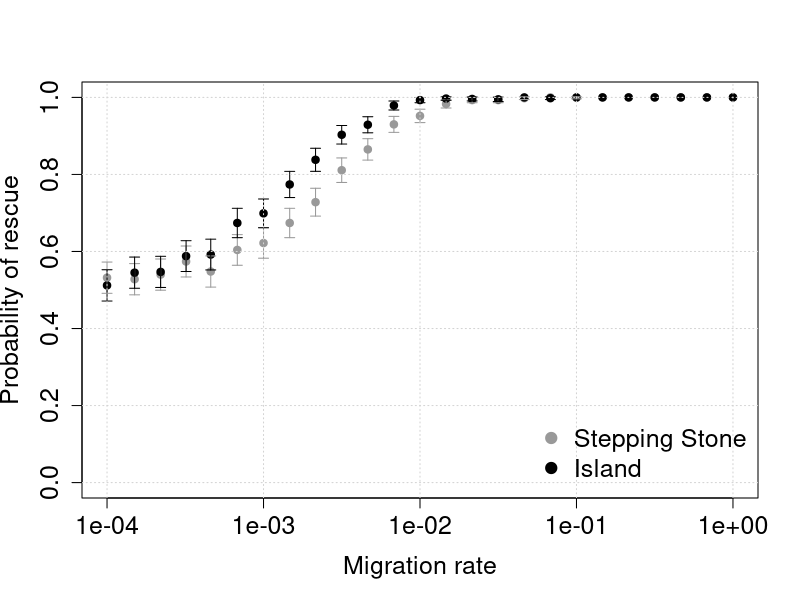
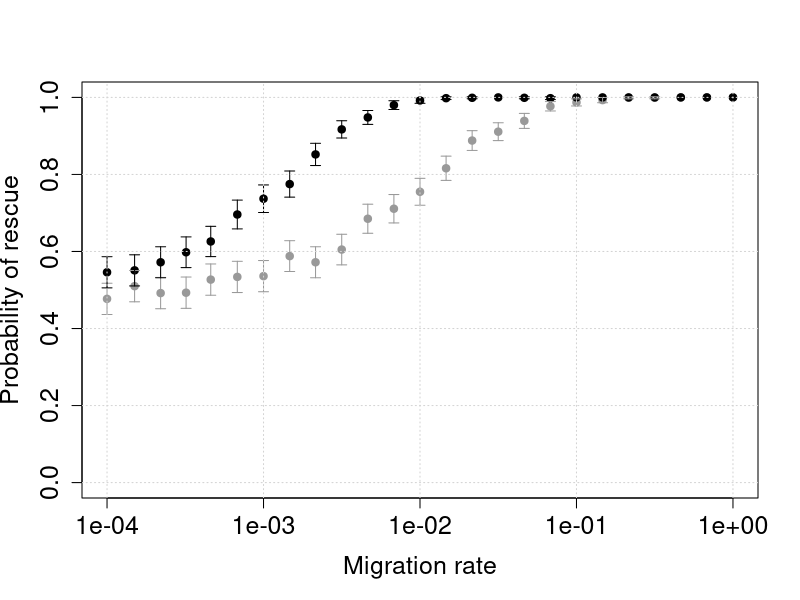
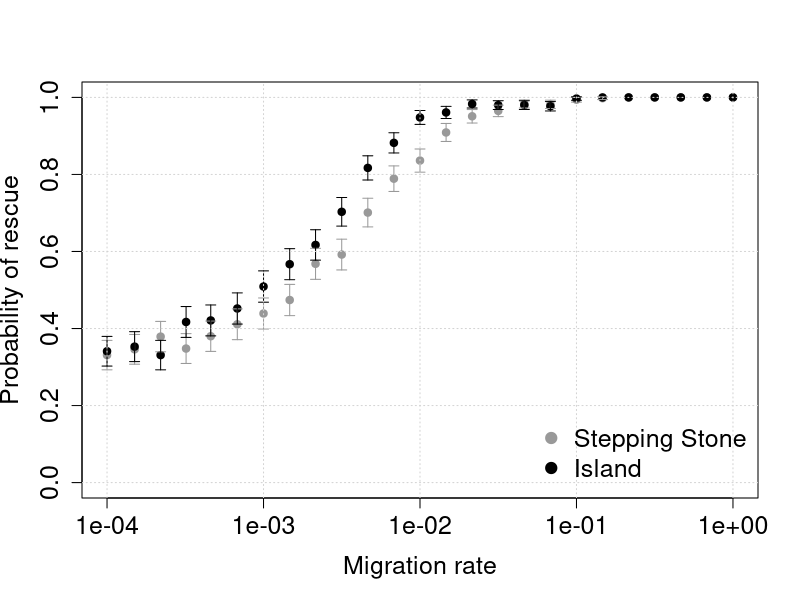
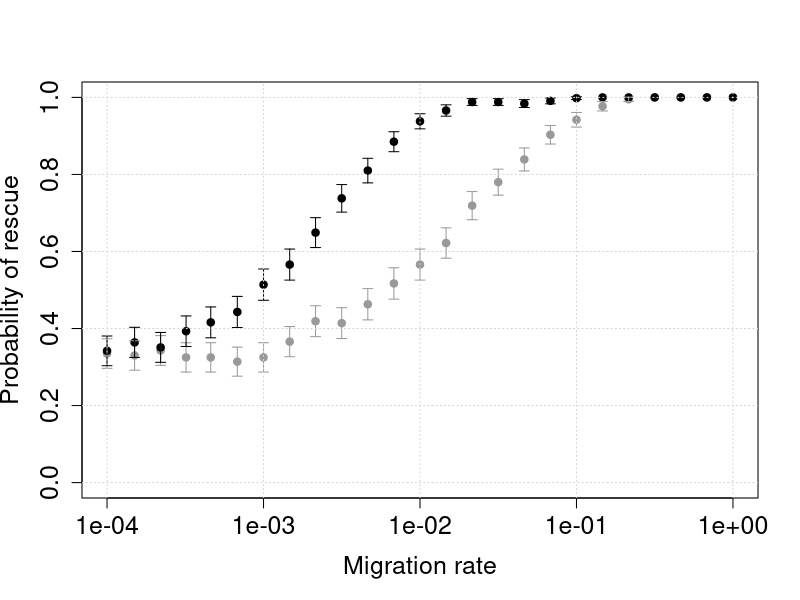
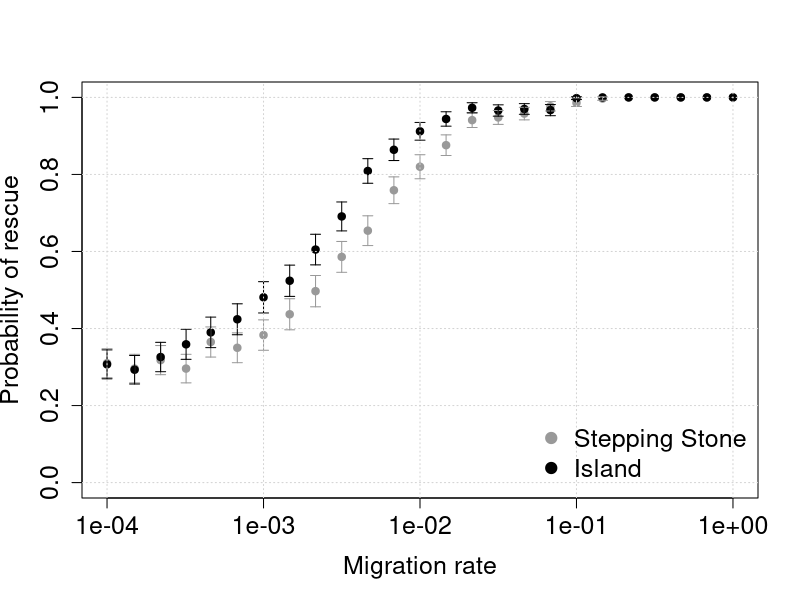
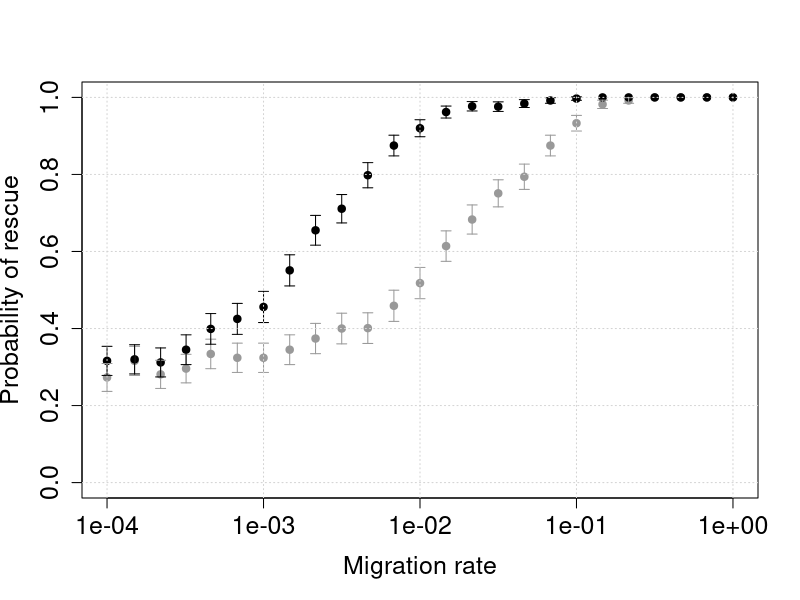
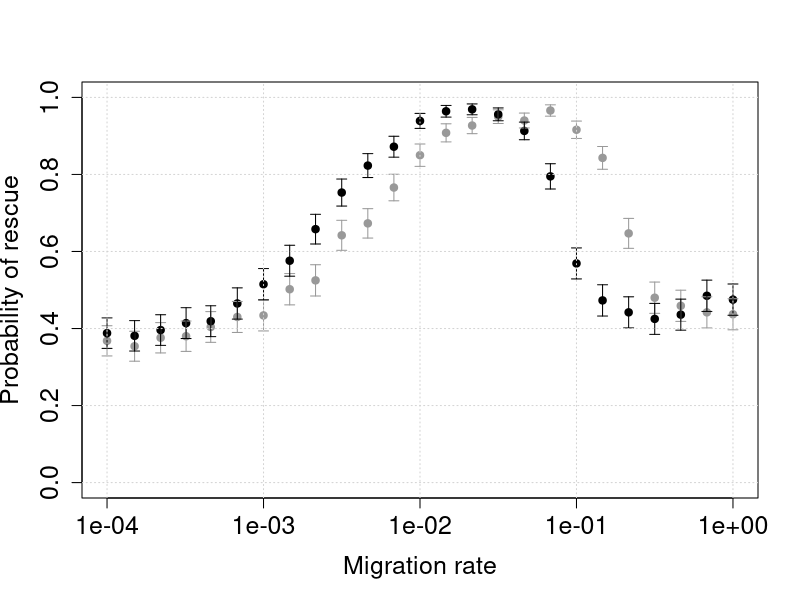
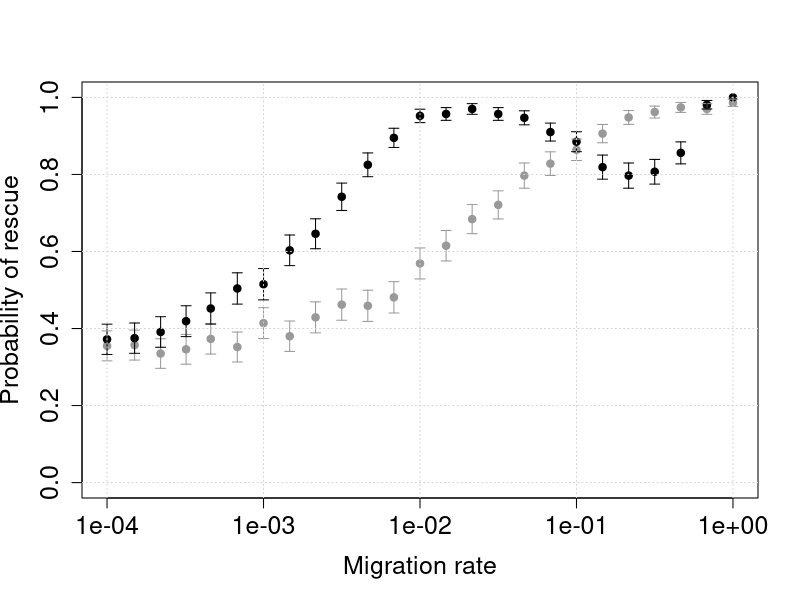

Write R code to recreate these figures, in order.
# FIGURE 2 A to F as well as S5A and B using ./Simulations/00_results_fig2-3_nodensity.txt
par(mar=c(5,5,2,2))
ER_data <- read.table("./Simulations/00_results_fig2-3.txt", header=T)
s.list <- unique(ER_data$s)
r.list <- unique(ER_data$r)
D.list <- unique(ER_data$Demes)
growth = 1.5

for (s in s.list){
    for (r in r.list) {
        for (D in D.list){
            filename <- paste("SS_Island_s", s, "_r", r, "_D", D, sep="") # remember to change name in case of "no density" sims.
            setEPS()
            postscript(filename, width=7, height=5)
            
            par1 <- (ER_data$Demes == D & ER_data$isGlobal == 0.0 & ER_data$growth == growth 
                     & ER_data$s == s & ER_data$z == 0.02 & ER_data$r == r)
            ER1 <- ER_data[par1,]
            par2 <- (ER_data$Demes == D & ER_data$isGlobal == 1.0 & ER_data$growth == growth
                     & ER_data$s == s & ER_data$z == 0.02 & ER_data$r == r)
            ER2 <- ER_data[par2,]
            plot(ER1$migration, ER1$Rescue, pch = 19, col = "gray60", ylim = c(0, 1.0),
                 xlab="Migration rate", ylab="Probability of rescue", log="x", cex.axis = 1.5, cex.lab =1.5)
            points(ER2$migration, ER2$Rescue, pch = 19)
            arrows(ER1$migration, ER1$Rescue - ER1$Error, 
                   ER1$migration, ER1$Rescue + ER1$Error, 
                   length=0.05, angle=90, code=3, col = "gray60")
            arrows(ER2$migration, ER2$Rescue - ER2$Error, 
                   ER2$migration, ER2$Rescue + ER2$Error, 
                   length=0.05, angle=90, code=3, col = "black")
            grid()
            if (s == 0.1 & D == 4){
                legend("bottomright", c("Stepping Stone", "Island"), 
                       pch=c(19, 19), col = c("gray60", "black"), cex=1.5, bty="n")
            }
            dev.off()
        }
    }
}


# FIGURE 3 A to F as well as S5 C and D using ./Simulations/00_results_fig2-3_nodensity.txt

for (s in s.list){
    for (r in r.list) {
        for (D in D.list){
            filename <- paste("Comparison_s", s, "_r", r, "_D", D, sep="") # remember to change name in case of "no density" sims.
            setEPS()
            postscript(filename, width=7, height=5)
            
            par1 <- (ER_data$Demes == D & ER_data$isGlobal == 0.0 & ER_data$growth == growth
                     & ER_data$s == s & ER_data$z == 0.02 & ER_data$r == r)
            ER1 <- ER_data[par1,]
            par2 <- (ER_data$Demes == D & ER_data$isGlobal == 1.0 & ER_data$growth == growth
                     & ER_data$s == s & ER_data$z == 0.02 & ER_data$r == r)
            ER2 <- ER_data[par2,]
            plot(ER1$migration*2/D, ER1$Rescue, pch = 19, col = "gray60", ylim = c(0, 1.0), xlim=c(1e-4, 1),
                 xlab="Effective migration rate", ylab="Probability of rescue", log="x", cex.axis = 1.5, cex.lab =1.5)
            points(ER2$migration, ER2$Rescue, pch = 19)
            arrows(ER1$migration*2/D, ER1$Rescue - ER1$Error, 
                   ER1$migration*2/D, ER1$Rescue + ER1$Error, 
                   length=0.05, angle=90, code=3, col = "gray60")
            arrows(ER2$migration, ER2$Rescue - ER2$Error, 
                   ER2$migration, ER2$Rescue + ER2$Error, 
                   length=0.05, angle=90, code=3, col = "black")
            grid()
            if (s == 0.1 & D == 4){
                legend("bottomright", c("Stepping Stone", "Island"), 
                       pch=c(19, 19), col = c("gray60", "black"), cex=1.5, bty="n")
            }
            dev.off()
        }
    }
}
